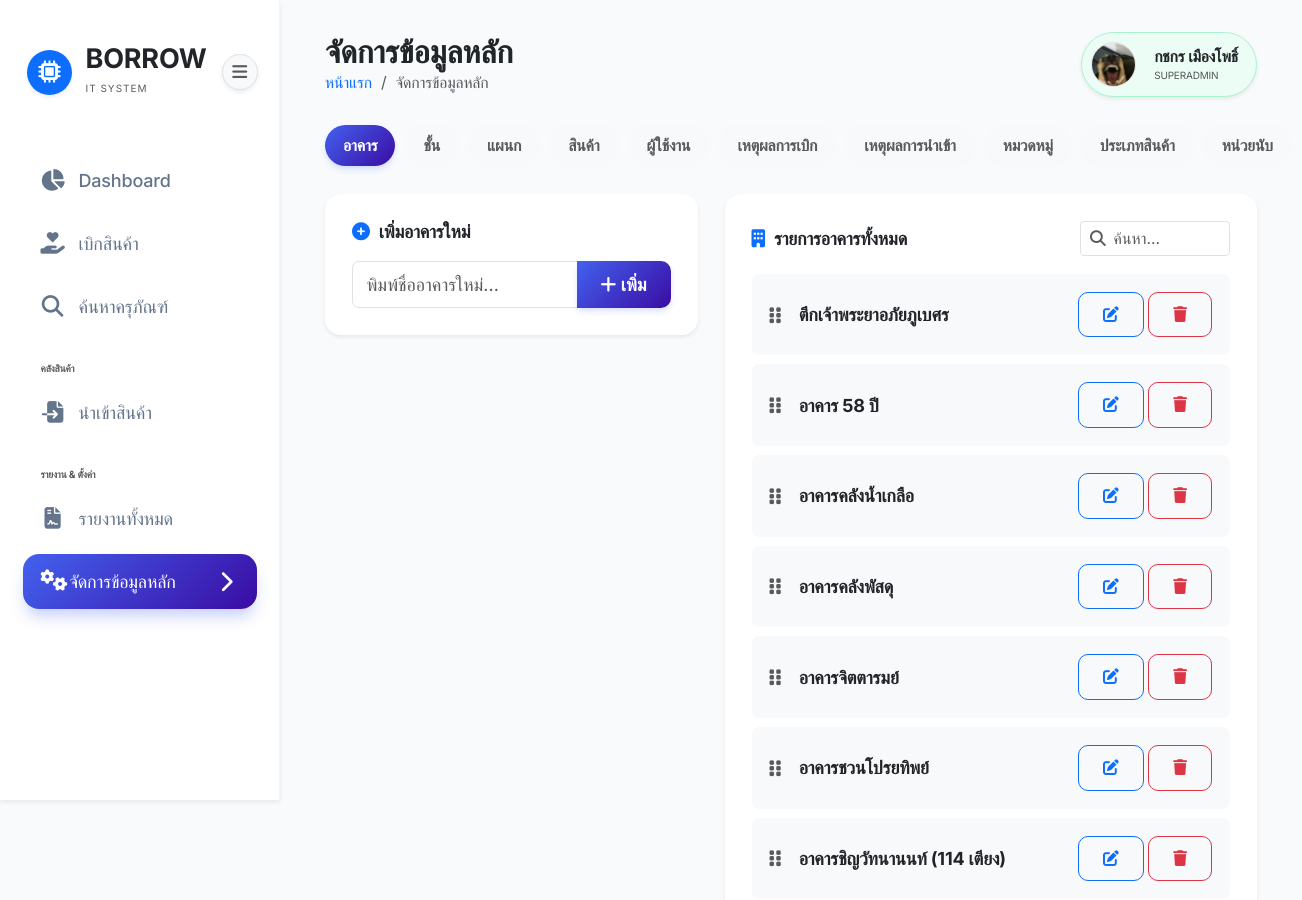
Before: /pages/settings.php (signed in, upper part) with the older database file.
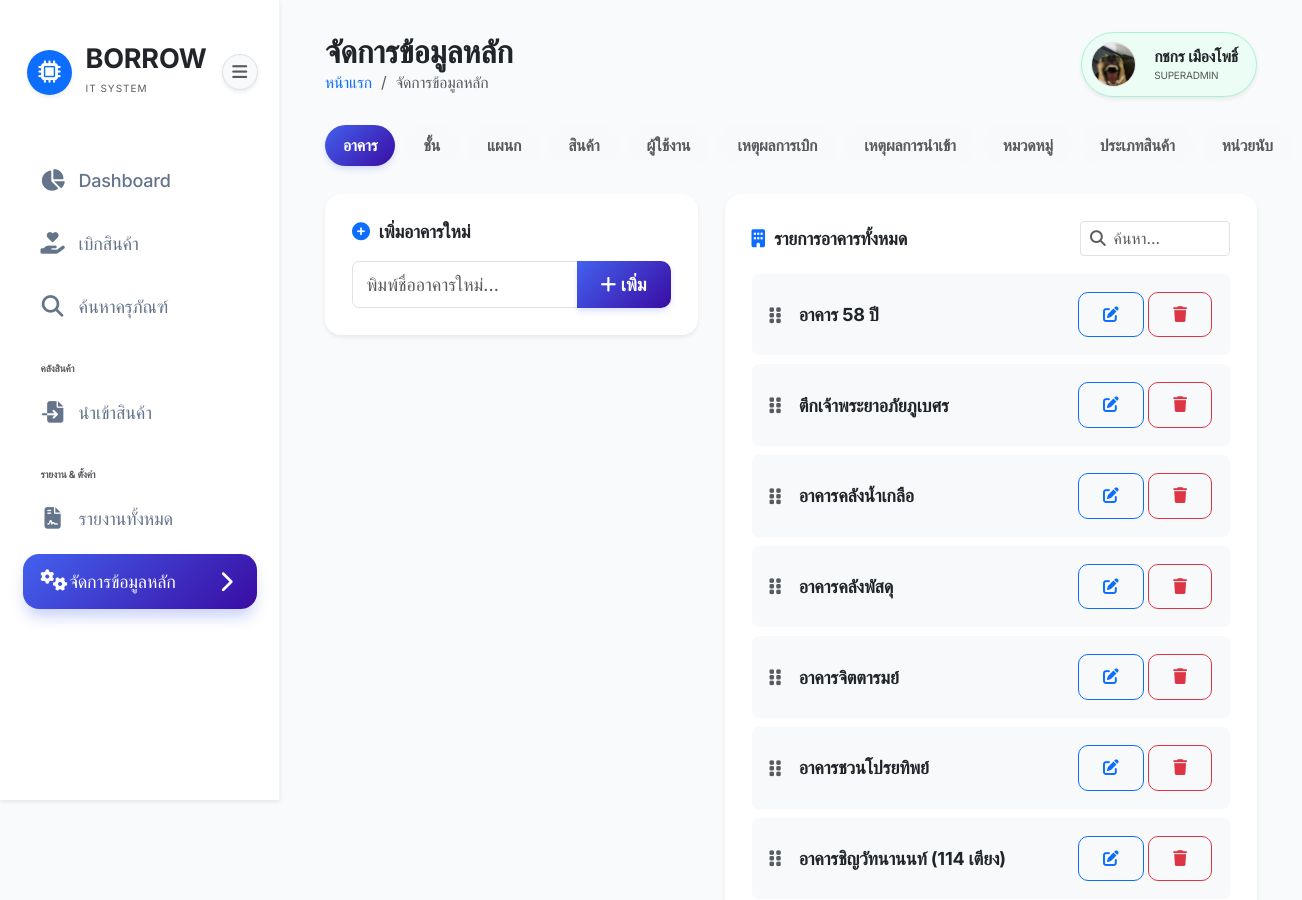
After: the same page with the newer database file.
### tables this page shows
CREATE TABLE `buildings` (
  `id` int(11) NOT NULL,
  `name` varchar(255) NOT NULL,
  `sort_order` int(11) DEFAULT 0,
  `created_at` timestamp NOT NULL DEFAULT current_timestamp()
);

### pages/settings.php (the view, shortened to what this page needs)
<?php
require_once '../config/db.php';
try {
    $pdo->exec("ALTER TABLE products MODIFY COLUMN rental_duration DATE NULL");
} catch (PDOException $e) { }
$page_title = 'จัดการข้อมูลหลัก';
$buildings = $pdo->query("SELECT * FROM buildings ORDER BY sort_order ASC, id ASC")->fetchAll();
$allowed_tabs = ['buildings', 'floors', 'departments', 'product_types', 'products', 'users', 'borrow', 'import', 'categories', 'units'];
$active_tab = isset($_GET['tab']) && in_array($_GET['tab'], $allowed_tabs, true) ? $_GET['tab'] : 'buildings';
require_once '../includes/header.php';
?>
<div class="d-none d-lg-flex align-items-center justify-content-between gap-2 mb-4">
    <a href="?tab=buildings" class="btn btn-sm rounded-pill px-3 py-2 <?= $active_tab == 'buildings' ? 'btn-primary' : 'btn-light text-muted' ?> text-nowrap">อาคาร</a>
    <a href="?tab=floors" class="btn btn-sm rounded-pill px-3 py-2 <?= $active_tab == 'floors' ? 'btn-primary' : 'btn-light text-muted' ?> text-nowrap">ชั้น</a>
    <a href="?tab=departments" class="btn btn-sm rounded-pill px-3 py-2 <?= $active_tab == 'departments' ? 'btn-primary' : 'btn-light text-muted' ?> text-nowrap">แผนก</a>
    <a href="?tab=products" class="btn btn-sm rounded-pill px-3 py-2 <?= $active_tab == 'products' ? 'btn-primary' : 'btn-light text-muted' ?> text-nowrap">สินค้า</a>
    <a href="?tab=users" class="btn btn-sm rounded-pill px-3 py-2 <?= $active_tab == 'users' ? 'btn-primary' : 'btn-light text-muted' ?> text-nowrap">ผู้ใช้งาน</a>
    <a href="?tab=borrow" class="btn btn-sm rounded-pill px-3 py-2 <?= $active_tab == 'borrow' ? 'btn-primary' : 'btn-light text-muted' ?> text-nowrap">เหตุผลการเบิก</a>
    <a href="?tab=import" class="btn btn-sm rounded-pill px-3 py-2 <?= $active_tab == 'import' ? 'btn-primary' : 'btn-light text-muted' ?> text-nowrap">เหตุผลการนำเข้า</a>
    <a href="?tab=categories" class="btn btn-sm rounded-pill px-3 py-2 <?= $active_tab == 'categories' ? 'btn-primary' : 'btn-light text-muted' ?> text-nowrap">หมวดหมู่</a>
    <a href="?tab=product_types" class="btn btn-sm rounded-pill px-3 py-2 <?= $active_tab == 'product_types' ? 'btn-primary' : 'btn-light text-muted' ?> text-nowrap">ประเภทสินค้า</a>
    <a href="?tab=units" class="btn btn-sm rounded-pill px-3 py-2 <?= $active_tab == 'units' ? 'btn-primary' : 'btn-light text-muted' ?> text-nowrap">หน่วยนับ</a>
</div>
<div class="tab-content">
    <div class="tab-pane fade <?= $active_tab == 'buildings' ? 'show active' : '' ?>" id="tabBuildings">
        <div class="row g-4">
            <div class="col-lg-5">
                <div class="card p-4 shadow-sm border-0">
                    <h6 class="fw-bold mb-3"><i class="fas fa-plus-circle text-primary me-2"></i>เพิ่มอาคารใหม่</h6>
                    <div class="input-group">
                        <input type="text" id="newBuildingName" class="form-control" placeholder="พิมพ์ชื่ออาคารใหม่...">
                        <button class="btn btn-primary fw-bold animate-hover" onclick="addBuilding()"><i class="fas fa-plus me-1"></i>เพิ่ม</button>
                    </div>
                </div>
            </div>
            <div class="col-lg-7">
                <div class="card p-4 shadow-sm border-0">
                    <div class="d-flex justify-content-between align-items-center mb-3">
                        <h6 class="fw-bold mb-0"><i class="fas fa-building text-primary me-2"></i>รายการอาคารทั้งหมด</h6>
                        <div class="input-group input-group-sm" style="width: 150px;">
                            <span class="input-group-text bg-white border-end-0"><i class="fas fa-search text-muted"></i></span>
                            <input type="text" class="form-control border-start-0 ps-0" placeholder="ค้นหา..." onkeyup="filterList(this, 'buildingList')">
                        </div>
                    </div>
                    <div id="buildingList" class="reorder-list">
                        <?php foreach ($buildings as $b): ?>
                        <div class="d-flex justify-content-between align-items-center bg-light p-3 rounded mb-2 reason-item" id="building-<?= $b['id'] ?>" data-id="<?= $b['id'] ?>" style="cursor: grab;">
                            <div class="d-flex align-items-center">
                                <i class="fas fa-grip-vertical text-muted me-3 drag-handle" style="cursor: move;"></i>
                                <span class="fw-bold"><?= htmlspecialchars($b['name']) ?></span>
                            </div>
                            <div>
                                <button class="btn btn-sm btn-outline-primary me-1" onclick="editBuilding(<?= $b['id'] ?>, '<?= htmlspecialchars($b['name'], ENT_QUOTES) ?>')"><i class="fas fa-edit"></i></button>
                                <button class="btn btn-sm btn-outline-danger" onclick="deleteBuilding(<?= $b['id'] ?>, '<?= htmlspecialchars($b['name'], ENT_QUOTES) ?>')"><i class="fas fa-trash"></i></button>
                            </div>
                        </div>
                        <?php endforeach; ?>
                    </div>
                </div>
            </div>
        </div>
    </div>
</div>
<?php require_once '../includes/footer.php'; ?>

### includes/header.php (shortened to what this page needs)
<?php
$base_path = isset($is_root) ? '' : '../';
$current_page = basename($_SERVER['PHP_SELF']);
?>
<!DOCTYPE html>
<html lang="th">
<head>
    <link href="https://cdn.jsdelivr.net/npm/bootstrap@5.3.0/dist/css/bootstrap.min.css" rel="stylesheet">
    <link href="https://cdnjs.cloudflare.com/ajax/libs/font-awesome/6.4.0/css/all.min.css" rel="stylesheet">
    <link rel="stylesheet" href="<?= $base_path ?>assets/css/style.css">
</head>
<body>
    <?php if (isset($_SESSION['user_id'])): ?>
    <div class="sidebar shadow-sm">
        <div class="sidebar-header d-flex justify-content-between align-items-center">
            <a href="<?= $base_path ?>index.php" class="d-flex align-items-center gap-2 text-decoration-none">
                <div class="bg-primary shadow-sm rounded-circle d-flex align-items-center justify-content-center" style="width: 45px; height: 45px;">
                    <i class="fas fa-microchip text-white fa-lg"></i>
                </div>
                <div class="ms-1">
                    <span class="fw-bold fs-4 text-dark d-block" style="line-height: 1;">BORROW</span>
                    <span class="text-muted" style="font-size: 10px; letter-spacing: 1px;">IT SYSTEM</span>
                </div>
            </a>
            <button id="sidebarCollapse" class="btn btn-light rounded-circle shadow-sm border p-0 d-flex align-items-center justify-content-center" style="width: 36px; height: 36px; min-width: 36px;">
                <i class="fas fa-bars d-none d-lg-block text-muted" style="font-size: 0.95rem;"></i>
            </button>
        </div>
        <ul class="sidebar-menu mt-2">
            <li class="menu-item">
                <a href="<?= $base_path ?><?= isset($_SESSION['user_id']) ? 'dashboard.php' : 'index.php' ?>" class="menu-link <?= ($current_page == 'index.php' || $current_page == 'dashboard.php') ? 'active' : '' ?>">
                    <i class="fas fa-chart-pie"></i> <span class="menu-text">Dashboard</span>
                </a>
            </li>
            <?php if (in_array($_SESSION['user_role'] ?? 'USER', ['ADMIN', 'SUPERADMIN'])): ?>
            <li class="menu-item">
                <a href="<?= $base_path ?>pages/borrow.php" class="menu-link <?= $current_page == 'borrow.php' ? 'active' : '' ?>">
                    <i class="fas fa-hand-holding-heart"></i> <span class="menu-text">เบิกสินค้า</span>
                </a>
            </li>
            <?php endif; ?>
            <?php if (in_array($_SESSION['user_role'] ?? 'USER', ['ADMIN', 'SUPERADMIN'])): ?>
            <li class="menu-item">
                <a href="<?= $base_path ?>pages/search.php" class="menu-link <?= $current_page == 'search.php' ? 'active' : '' ?>">
                    <i class="fas fa-search"></i> <span class="menu-text">ค้นหาครุภัณฑ์</span>
                </a>
            </li>
            <?php endif; ?>
            <?php if (in_array($_SESSION['user_role'] ?? 'USER', ['ADMIN', 'SUPERADMIN'])): ?>
            <li class="text-muted small px-3 mt-4 mb-2 fw-bold text-uppercase" style="font-size: 10px;">คลังสินค้า</li>
            <li class="menu-item">
                <a href="<?= $base_path ?>pages/import_stock.php" class="menu-link <?= $current_page == 'import_stock.php' ? 'active' : '' ?>">
                    <i class="fas fa-file-import"></i> <span class="menu-text">นำเข้าสินค้า</span>
                </a>
            </li>
            <li class="text-muted small px-3 mt-4 mb-2 fw-bold text-uppercase" style="font-size: 10px;">รายงาน & ตั้งค่า</li>
            <li class="menu-item">
                <a href="<?= $base_path ?>pages/reports.php" class="menu-link <?= $current_page == 'reports.php' ? 'active' : '' ?>">
                    <i class="fas fa-file-contract"></i> <span class="menu-text">รายงานทั้งหมด</span>
                </a>
            </li>
            <?php if (($_SESSION['user_role'] ?? 'USER') === 'SUPERADMIN'): ?>
            <li class="menu-item">
                <a href="javascript:void(0)" data-bs-target="#collapseSettings" class="menu-link <?= $current_page == 'settings.php' ? 'active' : '' ?> d-flex justify-content-between" data-bs-toggle="collapse" role="button" aria-expanded="false">
                    <span><i class="fas fa-cogs"></i> <span class="menu-text">จัดการข้อมูลหลัก</span></span>
                    <i class="fas fa-chevron-down small"></i>
                </a>
            </li>
            <?php endif; ?>
            <?php endif; ?>
        </ul>
    </div>
    <?php endif; ?>
    <div class="main-content" style="<?= !isset($_SESSION['user_id']) ? 'margin-left: 0;' : '' ?>">
        <div class="top-navbar d-flex justify-content-between align-items-center mb-3 animate-up py-2">
            <div class="d-flex align-items-center gap-3">
                <div>
                    <h3 class="fw-bold mb-0 text-dark"><?= $page_title ?></h3>
                    <nav aria-label="breadcrumb">
                        <ol class="breadcrumb mb-0">
                            <li class="breadcrumb-item small"><a href="<?= $base_path ?>index.php" class="text-decoration-none">หน้าแรก</a></li>
                            <li class="breadcrumb-item small active" aria-current="page"><?= $page_title ?></li>
                        </ol>
                    </nav>
                </div>
            </div>
            <?php if (isset($_SESSION['user_id'])): ?>
                <div class="d-flex align-items-center gap-3">
                    <div class="dropdown">
                        <a href="#" class="d-flex align-items-center gap-3 text-decoration-none text-dark p-2 pe-3 rounded-pill shadow-sm border hover-shadow-md transition-all dropdown-toggle no-caret" data-bs-toggle="dropdown" aria-expanded="false" style="background-color: #ecfdf5; border-color: #a7f3d0 !important;">
                            <img src="<?= !empty($_SESSION['user_image']) && $_SESSION['user_image'] !== 'default_user.png' ? $base_path . 'assets/images/' . $_SESSION['user_image'] : 'https://api.dicebear.com/9.x/adventurer-neutral/svg?seed=' . urlencode($_SESSION['user_name'] ?? 'Guest') . '&backgroundColor=ecfdf5' ?>" class="rounded-circle border" width="45" height="45" alt="Profile" style="object-fit: cover; background-color: #ecfdf5;">
                            <div class="text-start d-none d-md-block">
                                <div class="fw-bold small line-height-1"><?= $_SESSION['user_name'] ?? 'Guest' ?></div>
                                <div class="text-muted" style="font-size: 10px;"><?= $_SESSION['user_role'] ?? 'User' ?></div>
                            </div>
                        </a>
                    </div>
                </div>
            <?php endif; ?>
        </div>

### includes/footer.php (shortened to what this page needs)
    </div>
</body>
</html>

### assets/css/style.css (style rules this page uses)
:root { --primary-color: #4361ee; --primary-gradient: linear-gradient(135deg, #4361ee 0%, #3a0ca3 100%); --secondary-color: #3f37c9; --accent-color: #4cc9f0; --success-color: #4cc9f0; --warning-color: #f72585; --danger-color: #ef4444; --dark-bg: #0f172a; --sidebar-bg: #ffffff; --card-bg: #ffffff; --text-main: #1e293b; --text-muted: #64748b; --border-color: #f1f5f9; --radius-sm: 10px; --radius-md: 16px; --radius-lg: 24px; --shadow-sm: 0 1px 3px rgba(0, 0, 0, 0.1); --shadow-md: 0 10px 15px -3px rgba(0, 0, 0, 0.1), 0 4px 6px -2px rgba(0, 0, 0, 0.05); --shadow-lg: 0 20px 25px -5px rgba(0, 0, 0, 0.1), 0 10px 10px -5px rgba(0, 0, 0, 0.04); --glass-bg: rgba(255, 255, 255, 0.7); --glass-border: rgba(255, 255, 255, 0.3); }
html { font-size: clamp(14px, 0.5vw + 12px, 18px); }
body { font-family: 'Inter', 'Sarabun', sans-serif; background-color: #f8fafc; color: var(--text-main); overflow-x: hidden; letter-spacing: -0.01em; }
.sidebar { width: 280px; height: 100vh; background: var(--sidebar-bg); position: fixed; left: 0; top: 0; z-index: 1045; transition: all 0.4s cubic-bezier(0.4, 0, 0.2, 1); color: var(--text-main); border-right: 1px solid var(--border-color); box-shadow: 4px 0 24px rgba(0, 0, 0, 0.03); display: flex; flex-direction: column; }
.sidebar-header { padding: 2.5rem 1.5rem; display: flex; align-items: center; gap: 15px; }
.sidebar-menu { padding: 0 1.25rem; list-style: none; flex: 1; overflow-y: auto; }
.menu-item { margin-bottom: 8px; }
.menu-link { display: flex; align-items: center; padding: 14px 18px; color: var(--text-muted); text-decoration: none !important; border-radius: var(--radius-md); transition: all 0.3s cubic-bezier(0.4, 0, 0.2, 1); gap: 14px; font-weight: 500; }
.menu-link.active { background: var(--primary-gradient); color: white; box-shadow: 0 10px 15px -3px rgba(67, 97, 238, 0.3); }
.menu-link i { font-size: 1.2rem; width: 24px; text-align: center; }
.main-content { margin-left: 280px; padding: 1.25rem 2.5rem 2.5rem 2.5rem; min-height: 100vh; transition: all 0.4s cubic-bezier(0.4, 0, 0.2, 1); }
.card { border: 1px solid var(--border-color); border-radius: var(--radius-md); box-shadow: var(--shadow-sm); transition: all 0.3s cubic-bezier(0.4, 0, 0.2, 1); background: white; }
.btn { border-radius: var(--radius-sm); padding: 10px 24px; font-weight: 600; transition: all 0.3s cubic-bezier(0.4, 0, 0.2, 1); }
.btn-primary { background: var(--primary-gradient); border: none; box-shadow: 0 4px 6px -1px rgba(67, 97, 238, 0.2); }
.animate-up { animation: fadeInUp 0.6s ease-out forwards; }
.menu-link .fa-chevron-down { transition: transform 0.3s ease; }
.menu-link[aria-expanded="false"] .fa-chevron-down { transform: rotate(-90deg); }

### includes/header.php (style rules this page uses)
.no-caret::after { display: none !important; }
.top-navbar { z-index: 1030 !important; position: relative; overflow: visible !important; }
.main-content { overflow: visible !important; }

### pages/settings.php (style rules this page uses)
.reason-item { flex-wrap: nowrap !important; }
.reason-item > div:first-child { flex: 1; min-width: 0; padding-right: 10px; }
.reason-item > div:first-child > span { white-space: nowrap; overflow: hidden; text-overflow: ellipsis; display: block; }
.reason-item > div:last-child { flex-shrink: 0; white-space: nowrap; display: flex; gap: 0.25rem; }
.reason-item > div:last-child > button { margin: 0 !important; }

Changed rows visible on the page:
changed buildings "อาคาร 58 ปี": moves up the list
